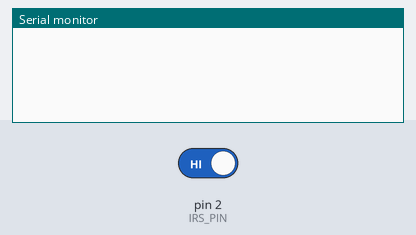
Bench run of a sketch on a simulated Arduino Uno, built with avr-gcc and run on an emulated ATmega328P. Shown: the last lines printed to the serial monitor. The inputs (shaded band) are chosen by the test bench; at power-on: pin 2 (IRS_PIN) HIGH.

Above: at 1.2 s.
1.3 s: pin 2 (IRS_PIN) driven LOW
At 2.5 s:
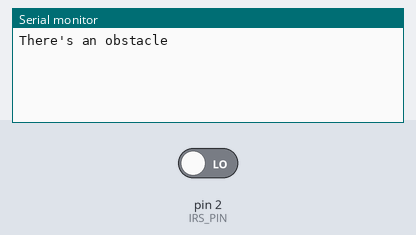
2.8 s: pin 2 (IRS_PIN) driven HIGH
At 4.0 s:
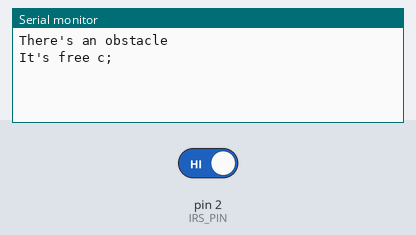

Measured:
- after the input at 1.3 s, the serial monitor: prints a new line at once (image 1)
- after the input at 2.8 s, the serial monitor: prints a new line at once (image 2)

The sketch:

Sample_InfraredSensor.ino
```cpp
// init pin
const int IRS_PIN = 2;

// init boud
const int SERIAL_BOUND = 9600;

byte lastState;

void setup() {
  // begin serial port with 9600 boud
  Serial.begin(SERIAL_BOUND);

  // set pin mode
  pinMode(IRS_PIN, INPUT);

  // init state
  lastState = digitalRead(IRS_PIN);
}

void loop() {
  if (lastState != digitalRead(IRS_PIN))
    Serial.println((lastState = digitalRead(IRS_PIN)) ? "It's free c;" : "There's an obstacle");

  delay(10);
}
```
